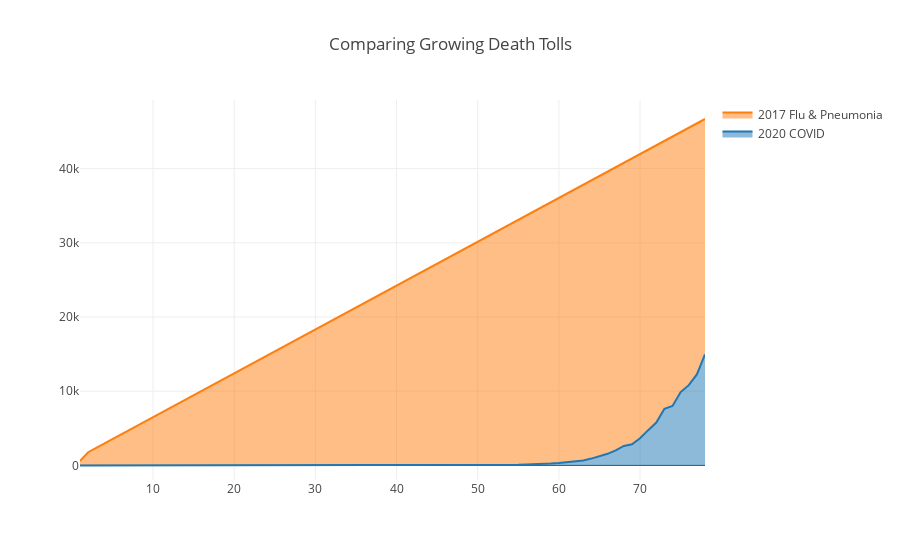

The notebook cell this image was saved under:
### Markdown cell above
## USA Cumulative Comparison

With 2017 data for comparison, assuming the annual deaths from a given cause are evenly distributed throughout the whole year, how does this grown death-toll compare to COVID19 deaths?

### Code cell
// deaths
// howManyDays
// 
//ipnBase
//deathBase
//cancerBase
//heartBase
//accidentBase
//suicideBase

val deaths: Seq[Int] = totalNewDaily(state = None).map(_.newDeaths).toSeq



val ipnBase: Seq[Int] = (1 to howManyDays).map( d => usa2017DailyDeathsResp)

def dailyToCumulative(v: Seq[Int]):Seq[Int] = {
    v.zipWithIndex.map( t => {
        val d = t._1
        val i = t._2
        if (i == 0 ) {
            d
        }
        else {
            d + (v.take(i+1).sum)
        }
    })
}


val trace1 = Scatter(
  (1 to howManyDays).toSeq,
  dailyToCumulative(ipnBase),
  fill = Fill.ToNextY, 
  name = "2017 Flu & Pneumonia"
)

val trace2 = Scatter(
  (1 to howManyDays).toSeq,
  dailyToCumulative(deaths),
  fill = Fill.ToZeroY,
  name = "2020 COVID"
)

val data = Seq(trace2, trace1)

val layout = Layout("Comparing Growing Death Tolls")

plot(data, layout)

### Figure 1 — Plotly figure (JSON) as saved in the notebook; plotly's stock layout.template omitted (floating-point values rounded to 4 significant figures)
{"data": [{"fill": "tozeroy", "name": "2020 COVID", "type": "scatter", "x": [1, 2, 3, 4, 5, 6, 7, 8, 9, 10, 11, 12, 13, 14, 15, 16, 17, 18, 19, 20, 21, 22, 23, 24, 25, 26, 27, 28, 29, 30, 31, 32, 33, 34, 35, 36, 37, 38, 39, 40, 41, 42, 43, 44, 45, 46, 47, 48, 49, 50, 51, 52, 53, 54, 55, 56, 57, 58, 59, 60, 61, 62, 63, 64, 65, 66, 67, 68, 69, 70, 71, 72, 73, 74, 75, 76, 77, 78], "y": [0, 0, 0, 0, 0, 0, 0, 0, 0, 0, 0, 0, 0, 0, 0, 0, 0, 0, 0, 0, 0, 0, 0, 0, 0, 0, 0, 0, 0, 0, 0, 0, 0, 0, 0, 0, 0, 0, 0, 2, 5, 9, 14, 14, 12, 18, 23, 25, 30, 36, 43, 49, 57, 70, 76, 114, 141, 198, 249, 327, 421, 529, 656, 916, 1249, 1560, 2023, 2619, 2838, 3660, 4749, 5771, 7623, 8010, 9877, 10811, 12263, 14953]}, {"fill": "tonexty", "name": "2017 Flu & Pneumonia", "type": "scatter", "x": [1, 2, 3, 4, 5, 6, 7, 8, 9, 10, 11, 12, 13, 14, 15, 16, 17, 18, 19, 20, 21, 22, 23, 24, 25, 26, 27, 28, 29, 30, 31, 32, 33, 34, 35, 36, 37, 38, 39, 40, 41, 42, 43, 44, 45, 46, 47, 48, 49, 50, 51, 52, 53, 54, 55, 56, 57, 58, 59, 60, 61, 62, 63, 64, 65, 66, 67, 68, 69, 70, 71, 72, 73, 74, 75, 76, 77, 78], "y": [591, 1773, 2364, 2955, 3546, 4137, 4728, 5319, 5910, 6501, 7092, 7683, 8274, 8865, 9456, 10047, 10638, 11229, 11820, 12411, 13002, 13593, 14184, 14775, 15366, 15957, 16548, 17139, 17730, 18321, 18912, 19503, 20094, 20685, 21276, 21867, 22458, 23049, 23640, 24231, 24822, 25413, 26004, 26595, 27186, 27777, 28368, 28959, 29550, 30141, 30732, 31323, 31914, 32505, 33096, 33687, 34278, 34869, 35460, 36051, 36642, 37233, 37824, 38415, 39006, 39597, 40188, 40779, 41370, 41961, 42552, 43143, 43734, 44325, 44916, 45507, 46098, 46689]}], "layout": {"title": "Comparing Growing Death Tolls"}}
